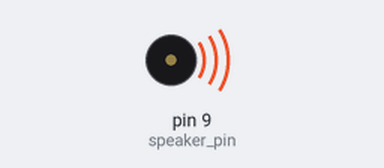
Simulated run of this sketch. Board: Arduino Uno, built with avr-gcc and run on an emulated ATmega328P. On the bench: buzzer (waves = sounding).

Above: at 0.2 s.
At 4.2 s:
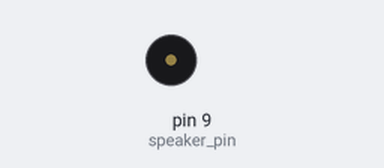
Timing chart, 0 to 5.9 s (numbered marks = the images above):
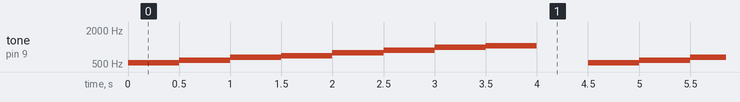

Measured:
- by itself, tone on pin 9 (speaker_pin): repeats every 4.5 s: 587 Hz 0.50 s, 659 Hz 0.50 s, 698 Hz 0.50 s, 783 Hz 0.50 s, 880 Hz 0.50 s, 987 Hz 0.50 s, 1046 Hz 0.50 s, silent 0.50 s, 523 Hz 0.50 s

The sketch:

tone.ino
```cpp
const int speaker_pin = 9;

void setup() {
  // put your setup code here, to run once:
pinMode(speaker_pin, OUTPUT);
}

void loop() {
  // put your main code here, to run repeatedly:
tone(speaker_pin, 523.25, 500);
delay(500);
tone(speaker_pin, 587.33, 500);
delay(500);
tone(speaker_pin, 659.25, 500);
delay(500);
tone(speaker_pin, 698.46, 500);
delay(500);
tone(speaker_pin, 783.99, 500);
delay(500);
tone(speaker_pin, 880.00, 500);
delay(500);
tone(speaker_pin, 987.77, 500);
delay(500);
tone(speaker_pin, 1046.50, 500);
delay(1000);
}
```
